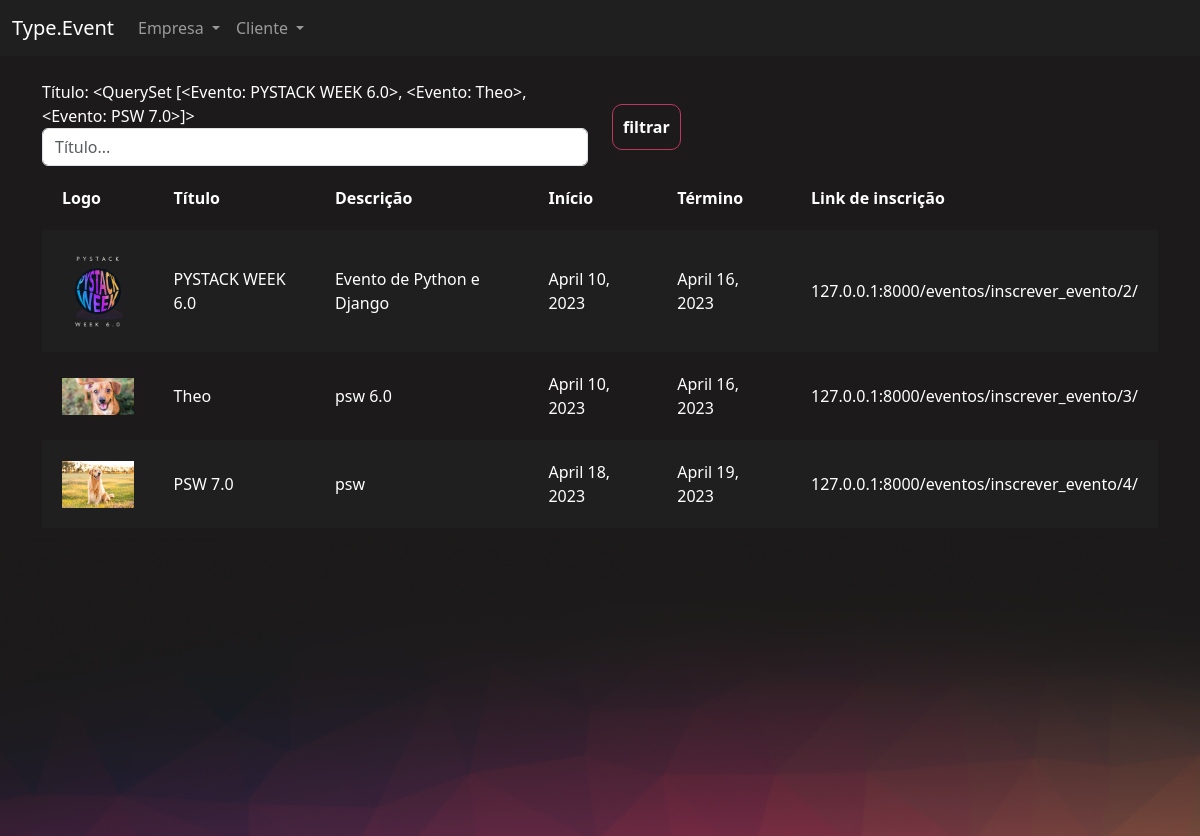
The page /eventos/gerenciar_evento/ (signed in) on the database its author committed.
### eventos/models.py (models this page shows)
class Evento(models.Model):
    criador = models.ForeignKey(User, on_delete=models.DO_NOTHING, null=True, blank=True)
    nome = models.CharField(max_length=200)
    descricao = models.TextField()
    data_inicio = models.DateField()
    data_termino = models.DateField()
    carga_horaria = models.IntegerField()
    logo = models.ImageField(upload_to="logos")
    participantes = models.ManyToManyField(User, related_name="evento_participante", null=True, blank=True)
    cor_principal = models.CharField(max_length=7)
    cor_secundaria = models.CharField(max_length=7)
    cor_fundo = models.CharField(max_length=7)
    def __str__(self) -> str:
        return self.nome

### eventos/views.py (the view)
# urls.py: path('gerenciar_evento/', views.gerenciar_evento, name="gerenciar_evento"),
@login_required
def gerenciar_evento(request):
    if request.method == "GET":
        nome = request.GET.get('nome')
        eventos = Evento.objects.filter(criador=request.user)
        if nome:
            eventos = eventos.filter(nome__contains=nome)
        return render(request, 'gerenciar_evento.html', {'eventos':eventos})

### eventos/templates/gerenciar_evento.html (shortened to what this page needs)
{% extends "bases/base_evento.html" %}
{% load static %}
{% block 'importacoes' %}
    <link href="{% static 'evento/css/gerenciar_evento.css' %}" rel="stylesheet">
{% endblock %}
{% block 'conteudo' %}
    <div class="container">
        <br>
        <div class="row">
            <div class="col-md">
                <form action="{% url 'gerenciar_evento' %}" method="GET">
                <label>Título: {{eventos}}</label>
                <input type="text" placeholder="Título..." class="form-control" name="nome">
            </div>
            <div class="col-md">
                <br>
                <input type="submit" class="btn-principal" value="filtrar">
            </div>
        </div>
        <table>
            <tr>
                <th>Logo</th>
                <th>Título</th>
                <th>Descrição</th>
                <th>Início</th>
                <th>Término</th>
                <th>Link de inscrição</th>
            </tr>
            {% for evento in eventos %}
                <tr class="{% cycle 'linha' 'linha2' %}">
                    <td width="10%"><a href="{% url 'participantes_evento' evento.id %}"><img width="100%" src="/media/{{evento.logo}}"></a></td>
                    <td>{{evento.nome}}</td>
                    <td>{{evento.descricao}}</td>
                    <td>{{evento.data_inicio}}</td>
                    <td>{{evento.data_termino}}</td>
                    <td>127.0.0.1:8000/eventos/inscrever_evento/{{evento.id}}/</td>
                </tr>
             {% endfor %}
        </table>
    </div>
{% endblock %}

### templates/bases/base_evento.html (shortened to what this page needs)
{% extends 'bases/base.html' %}
{% load static %}
{% block 'head' %}
    {% block 'importacoes' %}{% endblock %}
    <link href="{% static 'evento/css/evento.css' %}" rel="stylesheet">
    <link href="{% static 'usuarios/css/usuarios.css' %}" rel="stylesheet">
{% endblock %}
{% block 'body' %}
    <nav class="navbar navbar-expand-lg bg-body-tertiary navbar-color" data-bs-theme="dark">
        <div class="container-fluid">
            <a class="navbar-brand" href="#">Type.Event</a>
            <div class="collapse navbar-collapse" id="navbarNavDropdown">
            <ul class="navbar-nav">
                <li class="nav-item dropdown">
                    <a class="nav-link dropdown-toggle" href="#" role="button" data-bs-toggle="dropdown" aria-expanded="false">
                        Empresa
                    </a>
                </li>
                <li class="nav-item dropdown">
                    <a class="nav-link dropdown-toggle" href="#" role="button" data-bs-toggle="dropdown" aria-expanded="false">
                        Cliente
                    </a>
                </li>
            </ul>
            </div>
        </div>
    </nav>
    <div style="min-height: 60vh">
        {% block 'conteudo' %}
        {% endblock %}
    </div>
    <div class="fundo-pagina">
    </div>
{% endblock %}

### templates/bases/base.html (shortened to what this page needs)
{% load static %}
<!doctype html>
<html lang="en">
  <head>
    <link href= "{% static 'geral/css/base.css' %}" rel="stylesheet">
    <link href="https://cdn.jsdelivr.net/npm/bootstrap@5.3.0-alpha1/dist/css/bootstrap.min.css" rel="stylesheet">
    {% block 'head' %}{% endblock %}
  </head>
  <body>
    {% block 'body' %}{% endblock %}
  </body>
</html>

### templates/static/geral/css/base.css (style rules this page uses)
body { color: white !important; }
:root { --main-color: #201F1F; --dark-color: #1C1A1A; --contrast-color: #BE375F; --differential-color: #ED8554; }

### templates/static/evento/css/gerenciar_evento.css (style rules this page uses)
table { width: 100%; padding: 20px; }
.linha { height: 40px; background-color: var(--main-color); padding: 20px; }
td, th { padding: 20px; }

### templates/static/evento/css/evento.css (style rules this page uses)
.navbar-color { background-color: #201F1F !important; }
body { background-color: #1C1A1A; }
.fundo-pagina { background-image: url('/static/evento/img/fundo_pagina.png'); height: 300px; background-size: cover; }

### templates/static/usuarios/css/usuarios.css (style rules this page uses)
.btn-principal { background-color: transparent; border: 1px solid var(--contrast-color); color: white; padding: 10px; border-radius: 10px; font-weight: bold; }

### rows shown on the page
Evento: nome.nome "<QuerySet [<Evento: PYSTACK WEEK 6.0>, <Evento: Theo>, <Evento: PSW 7.0>]>", logo (picture), nome "PYSTACK WEEK 6.0", descricao "Evento de Python e Django", data_inicio "April 10, 2023", data_termino "April 16, 2023", id "2"
Evento: logo (picture), nome "Theo", descricao "psw 6.0", data_inicio "April 10, 2023", data_termino "April 16, 2023", id "3"
Evento: logo (picture), nome "PSW 7.0", descricao "psw", data_inicio "April 18, 2023", data_termino "April 19, 2023", id "4"
